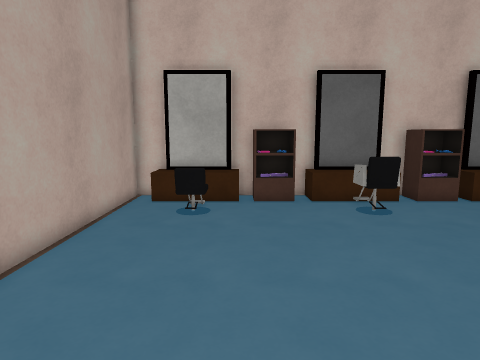
[1] (above)

13 first-person views from a walk through a Unity game level. The camera is 1.4 m above the floor, tilts 8° down and sees 75° across. The floor is counted in squares, 0.5 m on a side. Each view is taken from the middle of a square. On the plan, view 1 faces up. The plan holds only what a view shows up to about 20 squares ahead; the rest is blank. The place goes on beyond the plan. The player character is not drawn. Some surface patterns are stand-ins.

[2]
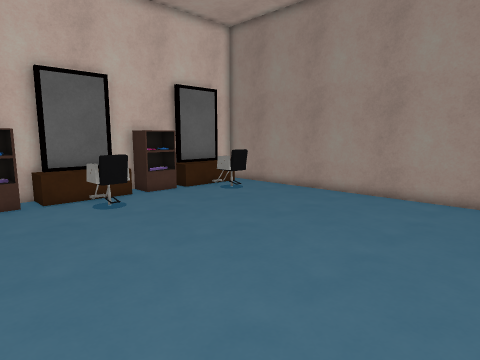

[3]
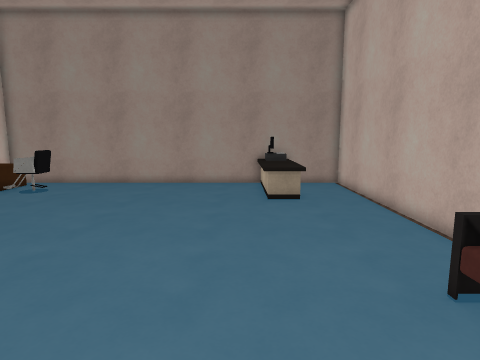

[4]
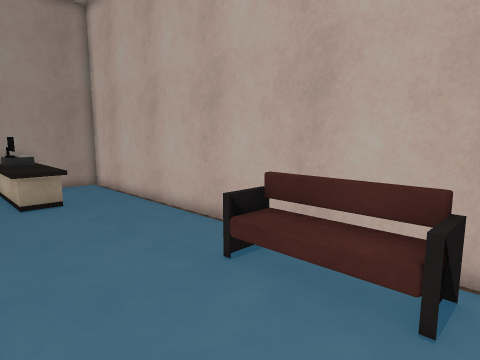

[5]
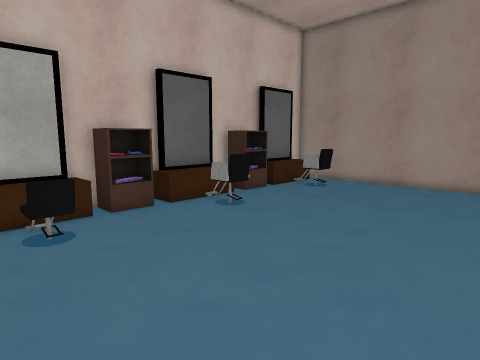

[6]
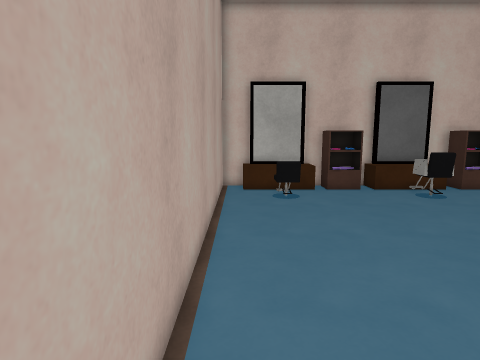

[7]
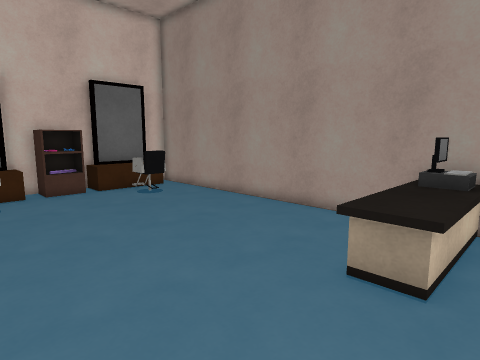

[8]
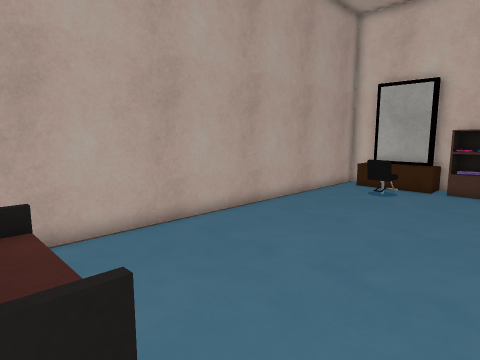

[9]
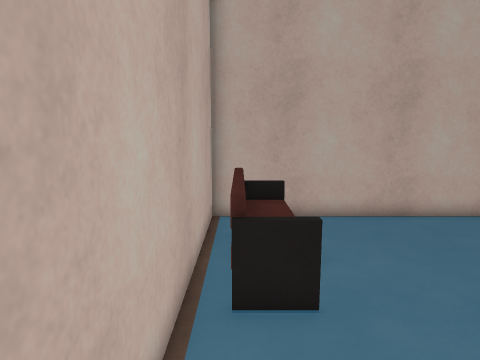

[10]
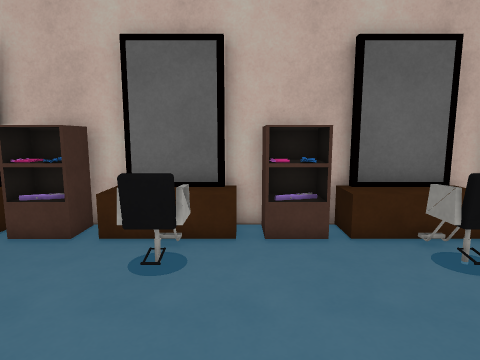

[11]
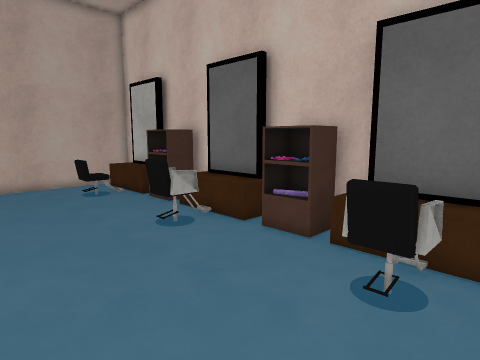

[12]
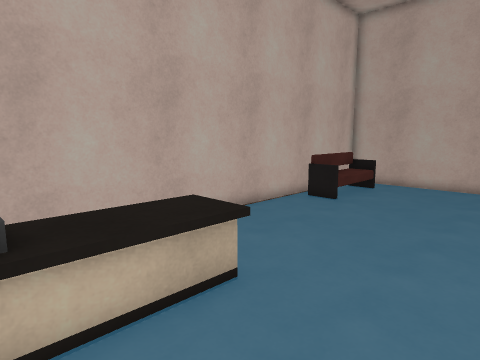

[13]
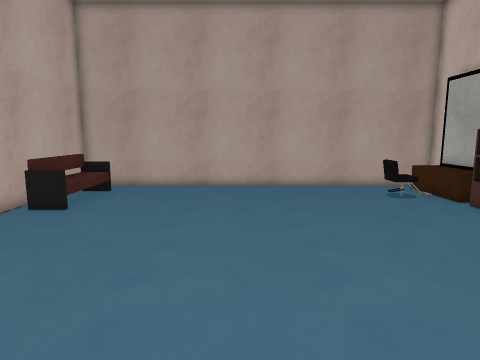

### Floor plan
Key: @ floor where view 1 was taken; # wall or solid block; . floor; = window, fence, low wall or low ledge; ^ raised ledge; v drop or lower ground; C cabinet; H chair; S sofa; O other object.
Columns run from 5 left of view 1 to 15 right of it. Each row starts with its distance up from view 1.
 15 #####################
 14 #OOOOOCCOOOOOCCOOOOO#
 13 #OOOOOCCOOOOOCCOOOOO#
 12 #..O.....HHH....HHH.#
 11 #..==.....HH.....HH.#
 10 #...................#
  9 #...................#
  8 #...................#
  7 #...................#
  6 #...................#
  5 #...................#
  4 #...................#
  3 #...................#
  2 #...................#
  1 #...................#
  0 #....@.........^^^^##
 -1 #..............^^^OO#
 -2 #..............^^^^##
 -3 #.OOOOO.............#
 -4 #.SvvvO.............#
 -5 #####################

Where each view was taken, in squares from view 1:
view 1: 0 up, 0 right, facing up
view 2: 1 down, 0 right, facing up-right
view 3: 1 up, 4 left, facing right
view 4: 2 up, 4 left, facing down-right
view 5: 2 up, 4 left, facing up-right
view 6: 3 down, 4 left, facing up
view 7: 3 down, 4 right, facing up-right
view 8: 4 down, 4 right, facing up-left
view 9: 4 down, 6 right, facing left
view 10: 5 up, 7 right, facing up
view 11: 6 up, 14 right, facing up-left
view 12: 4 up, 14 right, facing down-left
view 13: 4 up, 13 right, facing left
